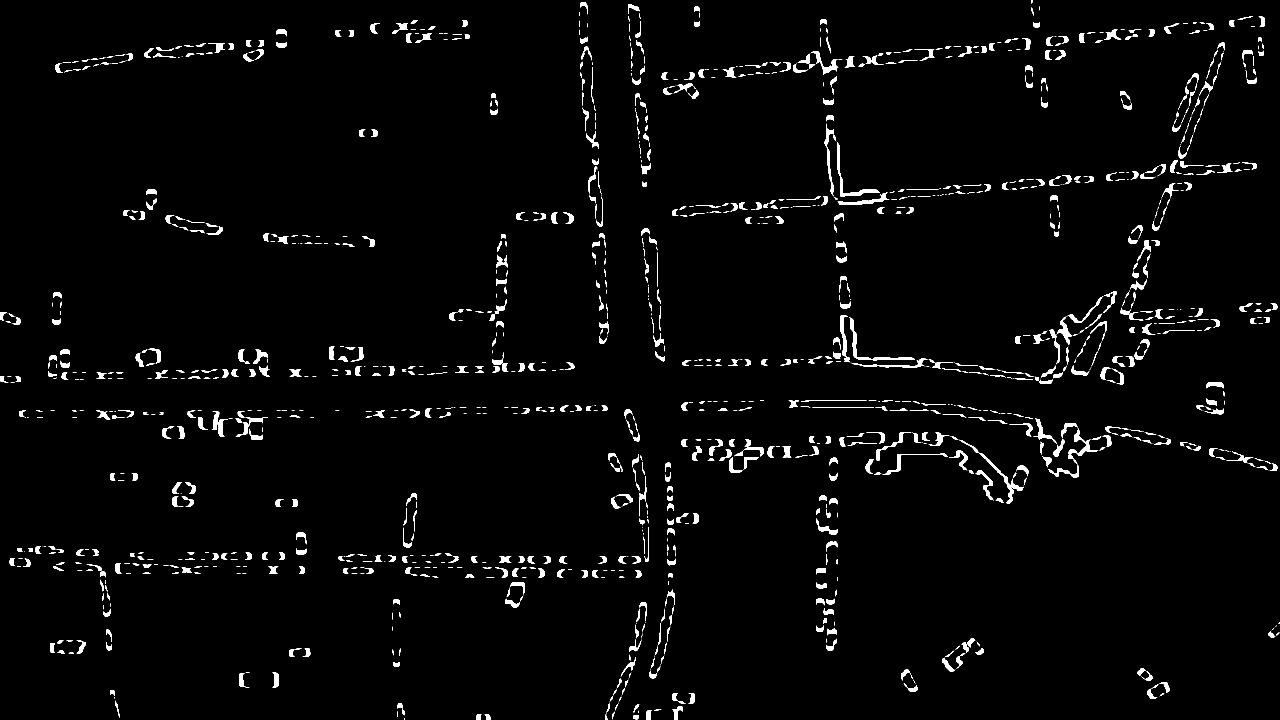
#> input picture Results/parking_detection/dwell_mult_4/test5_thr_0.85/parking_dwell_state_MULTI_REG_gaps.png, 3840 x 2160 px, given in place of frame_1_0004.png, which was not available (shown at 1/3 size)
$ jupyter execute --allow-errors test.ipynb
#> lines starting #> are read from the running program, lines starting #| are printed output that depends on the picture; after the words box and inside, x2 and y2 are one past the last pixel; in counts of white or black regions, pixels touching at a corner belong together; pictures that were not available may be replaced by others from this repository, and a replacement may not be noted
[cell 1]
import re
from pathlib import Path
import numpy as np
import cv2

try:
    from tqdm import tqdm
except:
    def tqdm(x, **k): return x


# -----------------------------
# Exemple d’utilisation
# -----------------------------

TXT_DIRS = [
    r"C:/Users/makss/Git/Galatsi-Semester-Project/Results/TXT_0004",
    r"C:/Users/makss/Git/Galatsi-Semester-Project/Results/TXT_0005",
    r"C:/Users/makss/Git/Galatsi-Semester-Project/Results/TXT_0006",
    r"C:/Users/makss/Git/Galatsi-Semester-Project/Results/TXT_0312_D2_S3_S1",
    r"C:/Users/makss/Git/Galatsi-Semester-Project/Results/TXT_0314_D2_S4_S1",
    r"C:/Users/makss/Git/Galatsi-Semester-Project/Results/TXT_0319_D2_S5_S1",
]
IMG_PATHS = [
    r"C:/Users/makss/Git/Galatsi-Semester-Project/frame_1_0004.png",  # REF
    r"C:/Users/makss/Git/Galatsi-Semester-Project/frame_1_0005.png",
    r"C:/Users/makss/Git/Galatsi-Semester-Project/frame_1_0006.png",
    r"C:/Users/makss/Git/Galatsi-Semester-Project/frame_1_0312.png",
    r"C:/Users/makss/Git/Galatsi-Semester-Project/frame_1_0314.png",
    r"C:/Users/makss/Git/Galatsi-Semester-Project/frame_1_0319.png",
]
fps = [25.0, 25.0, 25.0, 25.0, 25.0, 25.0]  # ou une valeur unique


# -----------------------------
# Parsing utils (inchangé)
# -----------------------------
# [55 lines left out: functions parse_line_semicolon, read_txt_file, poly_to_cells, not called in this run]

# -----------------------------
# Registration (SIFT + RANSAC)
# -----------------------------
def estimate_homography(img_ref_bgr, img_bgr,
                        ratio=0.75, ransac_thr=3.0, max_kpts=4000):
    """
    Retourne H (img -> ref), nb_inliers, reproj_err.
    Si échec, retourne (I, 0, inf).
    """
    # SIFT
    try:
        sift = cv2.SIFT_create(nfeatures=max_kpts)
    except Exception:
        # fallback ORB
        sift = None
    if sift is None:
        orb = cv2.ORB_create(nfeatures=max_kpts)
        k1, d1 = orb.detectAndCompute(img_ref_bgr, None)
        k2, d2 = orb.detectAndCompute(img_bgr, None)
        norm = cv2.NORM_HAMMING
    else:
        k1, d1 = sift.detectAndCompute(img_ref_bgr, None)
        k2, d2 = sift.detectAndCompute(img_bgr, None)
        norm = cv2.NORM_L2

    if d1 is None or d2 is None or len(k1) < 4 or len(k2) < 4:
        return np.eye(3, dtype=np.float32), 0, float('inf')

    bf = cv2.BFMatcher(norm)
    knn = bf.knnMatch(d2, d1, k=2)  # img -> ref
    good = [m for m,n in knn if n is not None and m.distance < ratio*n.distance]
    if len(good) < 4:
        return np.eye(3, dtype=np.float32), 0, float('inf')

    pts2 = np.float32([k2[m.queryIdx].pt for m in good]).reshape(-1,1,2)  # img
    pts1 = np.float32([k1[m.trainIdx].pt for m in good]).reshape(-1,1,2)  # ref

    H, mask = cv2.findHomography(pts2, pts1, cv2.RANSAC, ransac_thr)
    if H is None:
        return np.eye(3, dtype=np.float32), 0, float('inf')

    inl = mask.ravel().astype(bool)
    err = float('inf')
    if inl.any():
        p2 = pts2[inl].reshape(-1,2); p1 = pts1[inl].reshape(-1,2)
        p2h = np.hstack([p2, np.ones((len(p2),1), np.float32)])
        proj = (H @ p2h.T).T; proj = proj[:,:2]/proj[:,2:3]
        err = float(np.mean(np.linalg.norm(proj - p1, axis=1)))

    return H.astype(np.float32), int(inl.sum()), err

# -----------------------------
# Core (multi-dossiers + registration)
# -----------------------------
txt_dirs=TXT_DIRS              # liste des dossiers TXT (len = K)
image_paths=IMG_PATHS           # liste des chemins images correspondantes (len = K), image_paths[0] = REF
fps=25.0              # float OU liste par dossier (len = K)
cell=10
conf_min=0.0
w_stop=1.0
w_move=1.0
gaussian_sigma=1.5
alpha_overlay=0.6
thr=0.85
out_prefix="../Results/parking_detection/dwell_mult_4/test6_thr_0.85/parking_dwell_state_MULTI_REG"
save_reg_debug=True     # sauve les overlays warp/ref pour debug
"""
- Calcule H_k : image_k -> image_ref (k=1..K-1) via SIFT+RANSAC
- Reprojette toutes les OBB dans le repère REF
- Agrège dwell_stop & move_hits et génère la prédiction unique
"""
# 0) checks
assert len(txt_dirs) == len(image_paths), "txt_dirs et image_paths doivent avoir même longueur."
K = len(txt_dirs)

# fps peut être scalaire ou liste
if isinstance(fps, (int, float)):
    fps_list = [float(fps)] * K
else:
    assert len(fps) == K, "fps liste doit avoir la même longueur que txt_dirs."
    fps_list = [float(x) for x in fps]

# 1) image de référence
img_ref = cv2.imread(str(image_paths[0]), cv2.IMREAD_COLOR)
#> img_ref is the input picture: shape (2160, 3840, 3); 2.3% white; 1538 white regions (559 under 20 px), largest, box (x1, y1, x2, y2) and area: (2510, 425, 2639, 590) 2050, (2547, 951, 2745, 1082) 1978, (2876, 1319, 3041, 1510) 1788
if img_ref is None:
    raise FileNotFoundError(f"Cannot read reference image: {image_paths[0]}")
H_img, W_img = img_ref.shape[:2]
#> H_img = 2160; W_img = 3840
hG, wG = int(np.ceil(H_img/cell)), int(np.ceil(W_img/cell))
#> hG = 216; wG = 384
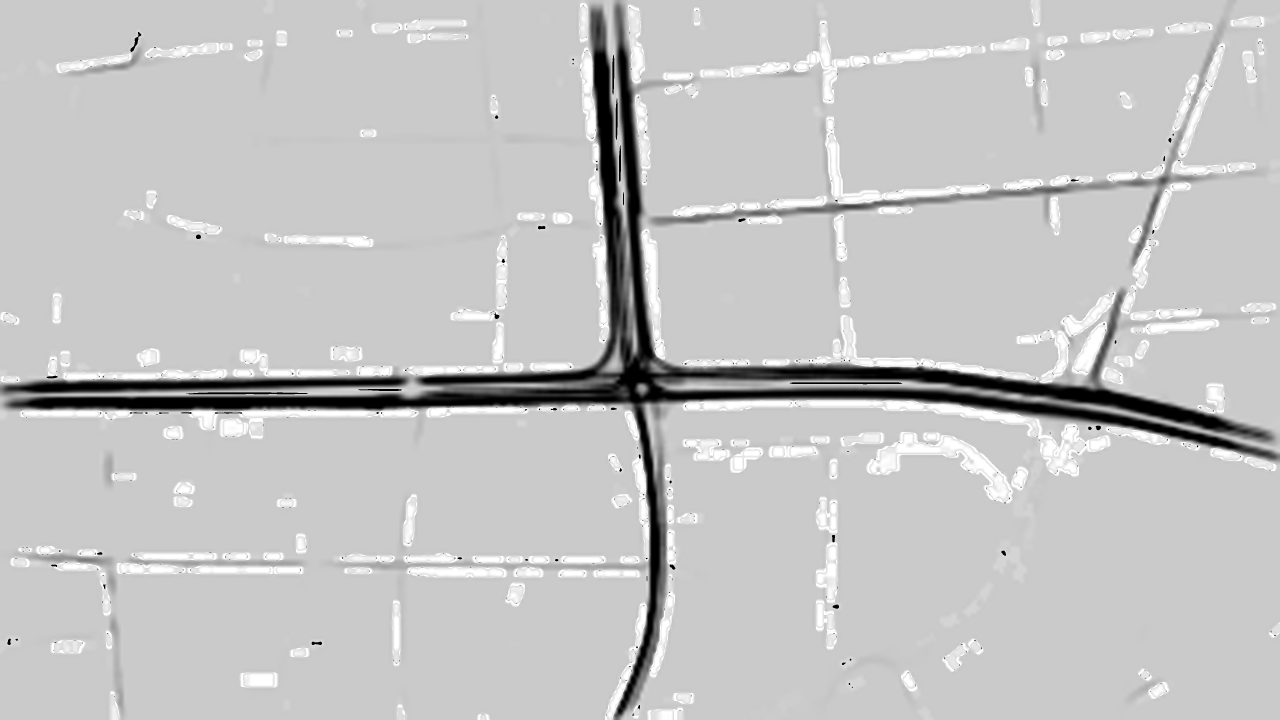
#> input picture Results/parking_detection/dwell_mult_4/test5_thr_0.85/parking_dwell_state_MULTI_REG_score_boost.png, 3840 x 2160 px, given in place of frame_1_0005.png, which was not available (shown at 1/3 size)
#> further down, img_k is the input picture: shape (2160, 3840, 3); min 0, max 255, mean 194.9

# 2) estimer les homographies vers la REF
H_list = [np.eye(3, dtype=np.float32)]
#> (the rest of this cell did not finish here and is left out)

#> in estimate_homography, `k1, d1 = sift.detectAndCompute(img_ref_bgr, None)`: k1 = 4001 keypoints; strongest (x, y, size): (1402, 110, 8.4), (337, 2076, 8.9), (2011, 1725, 8.1), (1510, 708, 8.4)
#> in estimate_homography, `k2, d2 = sift.detectAndCompute(img_bgr, None)`: k2 = 2920 keypoints; strongest (x, y, size): (1931, 1484, 2.4), (1911, 1942, 3.3), (317, 1239, 2.3), (1790, 484, 2.8)
#> in estimate_homography, `knn = bf.knnMatch(d2, d1, k=2)`: knn = 2920 matches
#> in estimate_homography, `knn = bf.knnMatch(d2, d1, k=2)`:
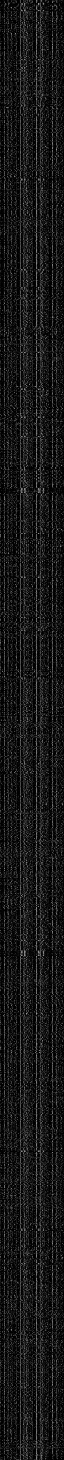
#> d2: shape (2920, 128) float32 (shown at 1/2 size); min 0, max 221, mean 23.5
#> in estimate_homography, `good = [m for m,n in knn if n is not None and m.distance < ratio*n.dis..`: good = 28 matches
#> in estimate_homography, `pts2 = np.float32([k2[m.queryIdx].pt for m in good]).reshape(-1,1,2)`: pts2 = 28 rows, first 8: [407.8, 129.5], [473.7, 169.5], [745.2, 1271.7], [1071.6, 1080.3], [1356.1, 1175.6], [1615.1, 684.9], [1616.6, 679.1], [1616.6, 679.1]
#> in estimate_homography, `pts1 = np.float32([k1[m.trainIdx].pt for m in good]).reshape(-1,1,2)`: pts1 = 28 rows, first 8: [653.8, 1270.5], [473.3, 169.2], [745, 1270.7], [1071.5, 1080.3], [653.8, 1270.5], [3465.6, 681.3], [3465.6, 681.3], [3465.6, 681.3]
#> in estimate_homography, `H, mask = cv2.findHomography(pts2, pts1, cv2.RANSAC, ransac_thr)`: H = [[1, -5.87e-05, -0.22], [0.000192, 1, -0.5], [-3.54e-08, -7.11e-08, 1]]; mask = 28 values, max 1 at index 1, min 0 at index 0, mean 0.429
#> in estimate_homography, `p2 = pts2[inl].reshape(-1, 2)`: p2 = [[473.7, 169.5], [745.2, 1271.7], [1071.6, 1080.3], [2010.1, 1849.7], [2010.1, 1849.7], [2036.4, 2104.1], [2459.3, 184.7], [2480, 1540.3], [2535.5, 1067.8], [2643.4, 1348.1], [3164.3, 1014.1], [3379.2, 285.2]]
#> in estimate_homography, `p1 = pts1[inl].reshape(-1, 2)`: p1 = [[473.3, 169.2], [745, 1270.7], [1071.5, 1080.3], [2010.2, 1849.6], [2010.2, 1849.6], [2036.3, 2104.1], [2459.3, 184.6], [2479.9, 1540.4], [2535.4, 1067.6], [2643.6, 1348.2], [3164.3, 1014.1], [3379.3, 285.3]]
#> in estimate_homography, `p2h = np.hstack([p2, np.ones((len(p2),1), np.float32)])`: p2h = [[473.7, 169.5, 1], [745.2, 1271.7, 1], [1071.6, 1080.3, 1], [2010.1, 1849.7, 1], [2010.1, 1849.7, 1], [2036.4, 2104.1, 1], [2459.3, 184.7, 1], [2480, 1540.3, 1], [2535.5, 1067.8, 1], [2643.4, 1348.1, 1], [3164.3, 1014.1, 1], [3379.2, 285.2, 1]]
#> in estimate_homography, `proj = (H @ p2h.T).T`: proj = [[473.4, 169.1, 1], [744.9, 1271.1, 1], [1071.3, 1079.8, 1], [2009.7, 1849.2, 1], [2009.7, 1849.2, 1], [2035.9, 2103.6, 1], [2458.9, 184.6, 1], [2479.6, 1540, 1], [2535, 1067.5, 1], [2643, 1347.9, 1], [3163.8, 1014, 1], [3378.8, 285.2, 1]]
#> in estimate_homography, `proj = proj[:, :2] / proj[:, 2:3]`: proj = [[473.4, 169.1], [745, 1271.2], [1071.4, 1080], [2010.1, 1849.6], [2010.1, 1849.6], [2036.4, 2104.1], [2459.2, 184.6], [2480.1, 1540.3], [2535.5, 1067.7], [2643.5, 1348.1], [3164.4, 1014.2], [3379.3, 285.3]]
#> in estimate_homography, `err = float(np.mean(np.linalg.norm(proj - p1, axis=1)))`: err = 0.166
#> `Hk, ninl, err = estimate_homography(img_ref, img_k)`: Hk has the same summary as H in estimate_homography; ninl = 12; err = 0.166
#| [H] 1: inliers=12, reproj_err=0.166px
#> `overlay = cv2.addWeighted(img_ref, 0.5, warped, 0.5, 0)`:
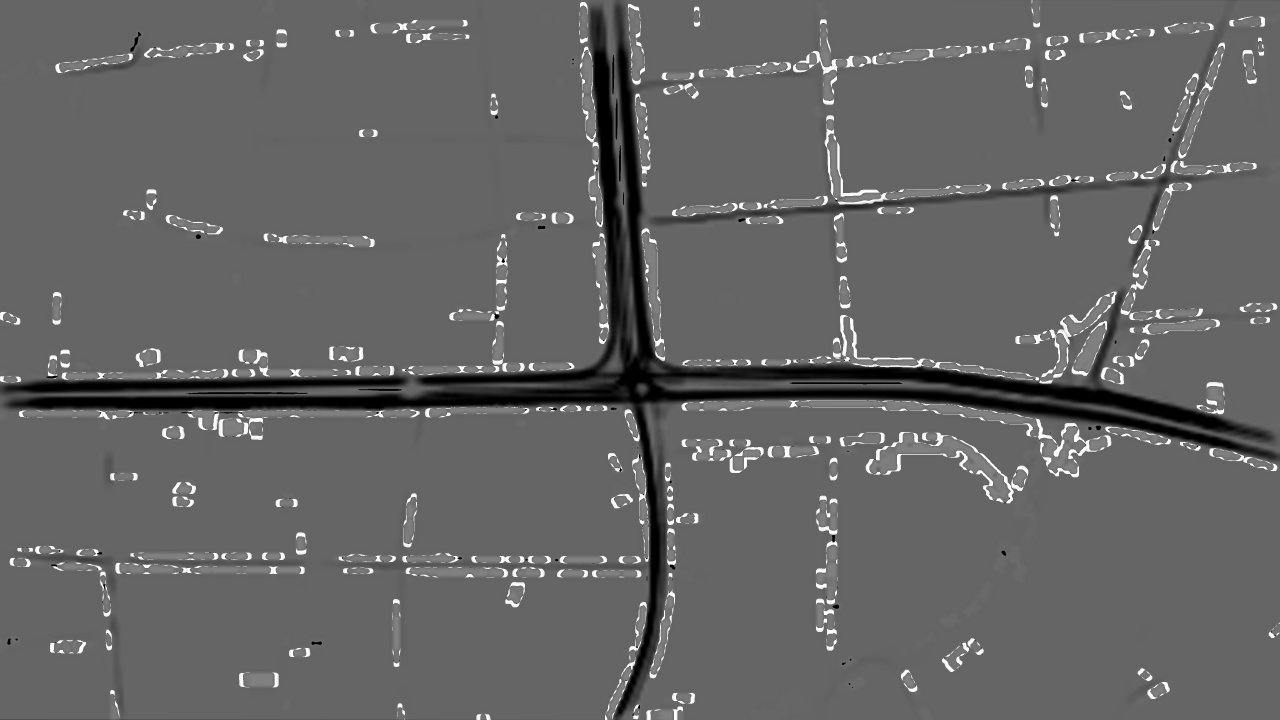
#> overlay: shape (2160, 3840, 3) (shown at 1/3 size); min 0, max 255, mean 100.4
    H_list.append(Hk)
    print(f"[H] {k}: inliers={ninl}, reproj_err={err:.3f}px")

    if save_reg_debug:
        warped = cv2.warpPerspective(img_k, Hk, (W_img, H_img))
        overlay = cv2.addWeighted(img_ref, 0.5, warped, 0.5, 0)
        Path(Path(out_prefix).parent).mkdir(parents=True, exist_ok=True)
        cv2.imwrite(f"{out_prefix}_reg_warp_{k}.png", warped)
        cv2.imwrite(f"{out_prefix}_reg_overlay_{k}.png", overlay)

# 3) accumulateurs globaux (dans repère REF)
dwell_stop = np.zeros((hG, wG), dtype=np.float32)
move_hits  = np.zeros((hG, wG), dtype=np.float32)

# 4) boucle sur dossiers
for k in range(K):
    d = Path(txt_dirs[k])
    files = sorted(d.glob("*.txt"))
    if not files:
        print(f"[WARN] No .txt in {d}")
        continue
    dt = 1.0 / max(1e-6, fps_list[k])
    Hk = H_list[k]

    for fp in tqdm(files, desc=f"Accumulating (set {k})", unit="file"):
        dets = read_txt_file(fp)
        if not dets:
            continue
        for _, poly, conf, state in dets:
            if conf < conf_min:
                continue
            # projeter l'OBB (4,2) vers l'image REF
            pts = poly.reshape(-1,1,2)  # (4,1,2)
            pts_warp = cv2.perspectiveTransform(pts, Hk).reshape(-1,2).astype(np.float32)
            # filtre: points valides dans l'image (optionnel)
            if not np.isfinite(pts_warp).all():
                continue

            mask = poly_to_cells(pts_warp, H_img, W_img, cell)
            if state.startswith("stop"):
                dwell_stop[mask] += dt
            else:
                move_hits[mask]  += 1.0  # mets += dt pour unitaire secondes

# 5) score brut -> visu normalisée (percentiles) pour heatmap
score_grid_brut = w_stop * dwell_stop - w_move * move_hits
flat = score_grid_brut.ravel()
lo = np.percentile(flat, 2)
hi = np.percentile(flat, 98)
score_grid = np.clip((score_grid_brut - lo) / max(1e-6, (hi - lo)), 0, 1)

# 6) upsample visu + lissage + colormap
score_img = cv2.resize(score_grid.astype(np.float32), (W_img, H_img), interpolation=cv2.INTER_CUBIC)
if gaussian_sigma and gaussian_sigma > 0:
    ksize = int(max(3, 2*int(3*gaussian_sigma)+1))
    score_img = cv2.GaussianBlur(score_img, (ksize, ksize), gaussian_sigma)

score_uint8 = (np.clip(score_img, 0, 1) * 255).astype(np.uint8)
heatmap_bgr  = cv2.applyColorMap(score_uint8, cv2.COLORMAP_JET)
overlay_bgr  = cv2.addWeighted(img_ref, 1.0, heatmap_bgr, alpha_overlay, 0)

Path(Path(out_prefix).parent).mkdir(parents=True, exist_ok=True)
cv2.imwrite(f"{out_prefix}_score_map.png",  heatmap_bgr)
cv2.imwrite(f"{out_prefix}_overlay.png",    overlay_bgr)
print(f"[OK] Saved score map & overlay.")

# 7) threshold sur heatmap normalisée (comme avant, pour visu)
mask = (score_img >= float(thr)).astype(np.uint8)
mask3 = np.dstack([mask]*3)
heatmap_thresh = (heatmap_bgr * mask3).astype(np.uint8)
overlay_thresh = cv2.addWeighted(img_ref, 1.0, heatmap_thresh, alpha_overlay, 0)
cv2.imwrite(f"{out_prefix}_score_map_thresh.png", heatmap_thresh)
cv2.imwrite(f"{out_prefix}_overlay_thresh.png",   overlay_thresh)
print(f"[OK] Saved thresholded map & overlay.")

# 8) mask for parking location
mask_img = (score_img >= thr).astype(np.uint8)
cv2.imwrite(f"{out_prefix}_parking_location_mask.png", (mask_img*255).astype(np.uint8))
